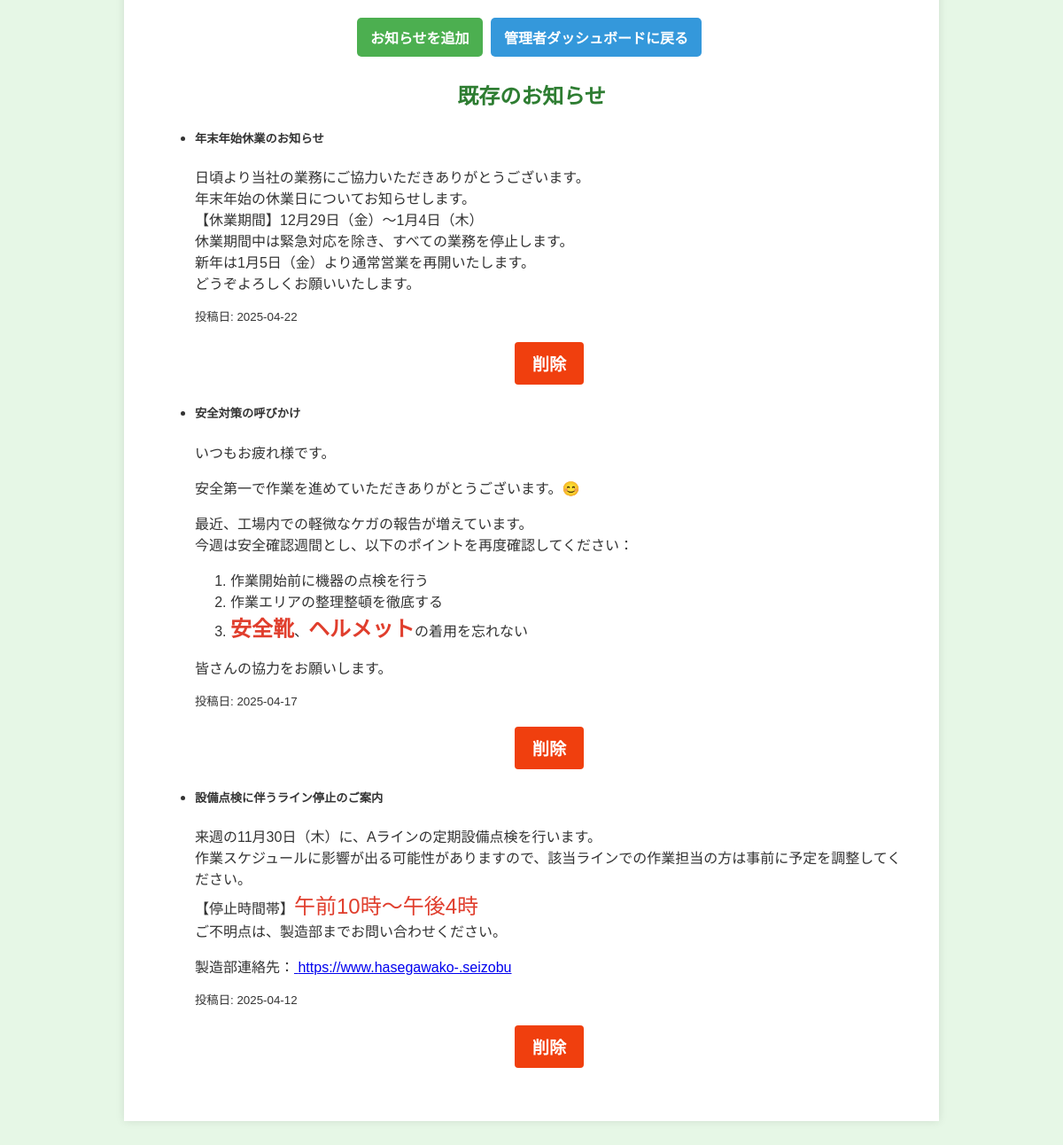
Page /admin/announcements (signed in, lower part) on the earlier database version.
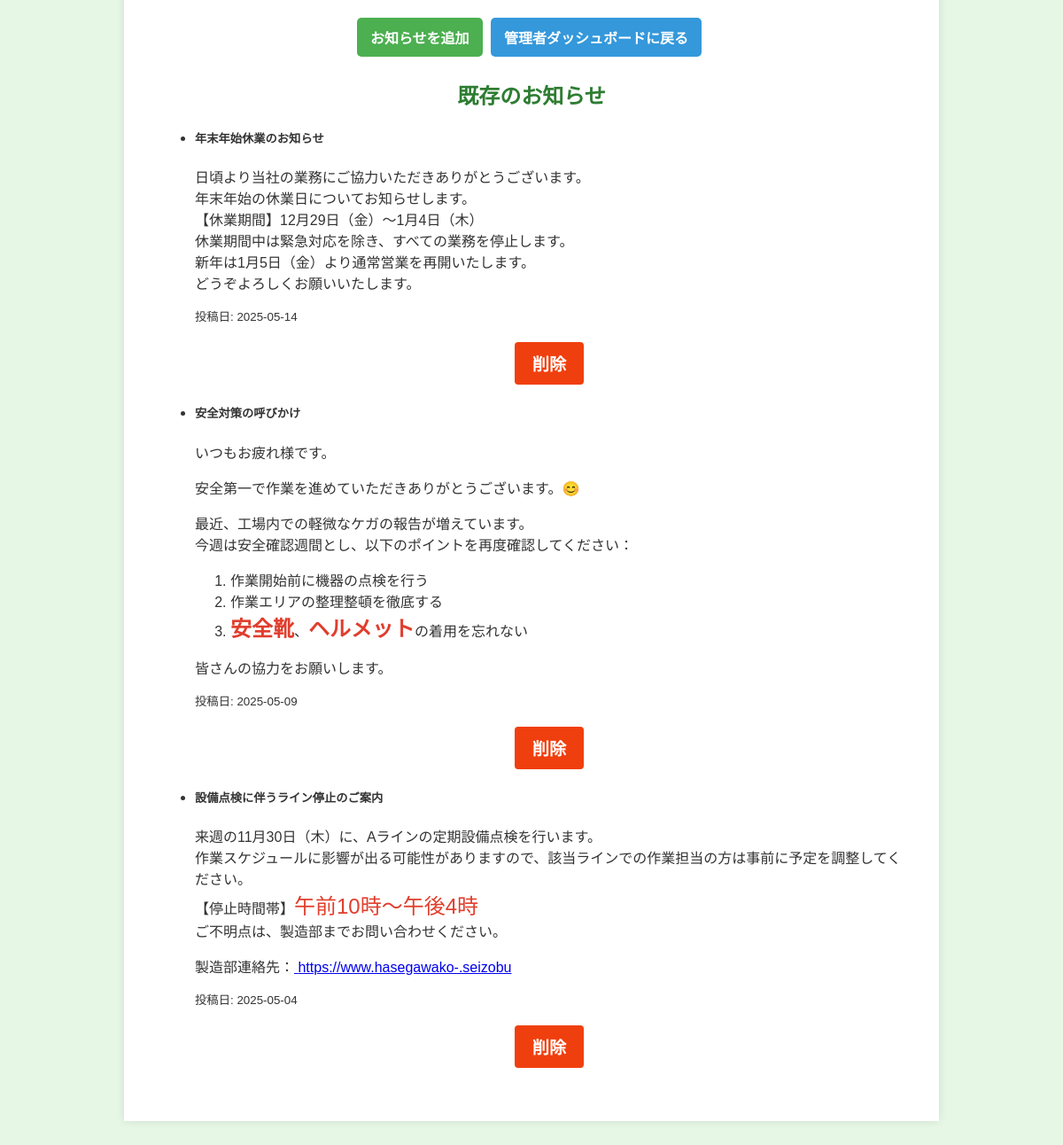
Same page on the later database version.
### models.py (models this page shows)
class Announcement(db.Model):
    id = db.Column(db.Integer, primary_key=True)
    title = db.Column(db.String(100), nullable=False)
    content = db.Column(db.Text, nullable=False)
    date = db.Column(db.DateTime, default=lambda: datetime.now(timezone('Asia/Tokyo')))

### routes.py (the view, shortened to what this page needs)
@app.route('/admin/announcements', methods=['GET', 'POST'])
@login_required
def manage_announcements():
    if not current_user.is_admin:
        flash("管理者のみアクセス可能です。", "error")
        return redirect(url_for('home'))
    announcements = Announcement.query.order_by(Announcement.date.desc()).all()
    return render_template('manage_announcements.html', announcements=announcements)

### routes.py (called while the page is built)
@login_manager.user_loader
def load_user(user_id):
    return User.query.get(int(user_id))

### templates/manage_announcements.html (shortened to what this page needs)
{% extends "base.html" %}
{% block content %}
<div class="container">
    <div class="card mb-4">
        <div class="card-body">
            <form action="{{ url_for('manage_announcements') }}" method="POST">
                <div class="form-group">
                </div>
                <button type="submit" class="btn btn-info mt-3">お知らせを追加</button>
                <a class="btn btn-secondary" href="{{ url_for('admin') }}">管理者ダッシュボードに戻る</a>
            </form>
        </div>
    </div>
    <h2 class="text-center">既存のお知らせ</h2>
    <ul class="list-group mb-4">
        {% for announcement in announcements %}
            <li class="list-group-item d-flex justify-content-between align-items-center">
                <div>
                    <h5>{{ announcement.title }}</h5>
                    <p>{{ announcement.content|safe }}</p>
                    <small class="text-muted">投稿日: {{ announcement.date.strftime('%Y-%m-%d') }}</small>
                </div>
                <form action="{{ url_for('delete_announcement', id=announcement.id) }}" method="POST" onsubmit="return confirm('本当に削除しますか？');">
                    <button type="submit" class="delete-btn">削除</button>
                </form>
            </li>
        {% else %}
            <p class="list-group-item text-center">現在お知らせはありません。</p>
        {% endfor %}
    </ul>
</div>
{% endblock %}

Differences in the rows shown:
changed Announcement "年末年始休業のお知らせ": date "2025-04-22" → "2025-05-14"
changed Announcement "安全対策の呼びかけ": date "2025-04-17" → "2025-05-09"
changed Announcement "設備点検に伴うライン停止のご案内": date "2025-04-12" → "2025-05-04"
